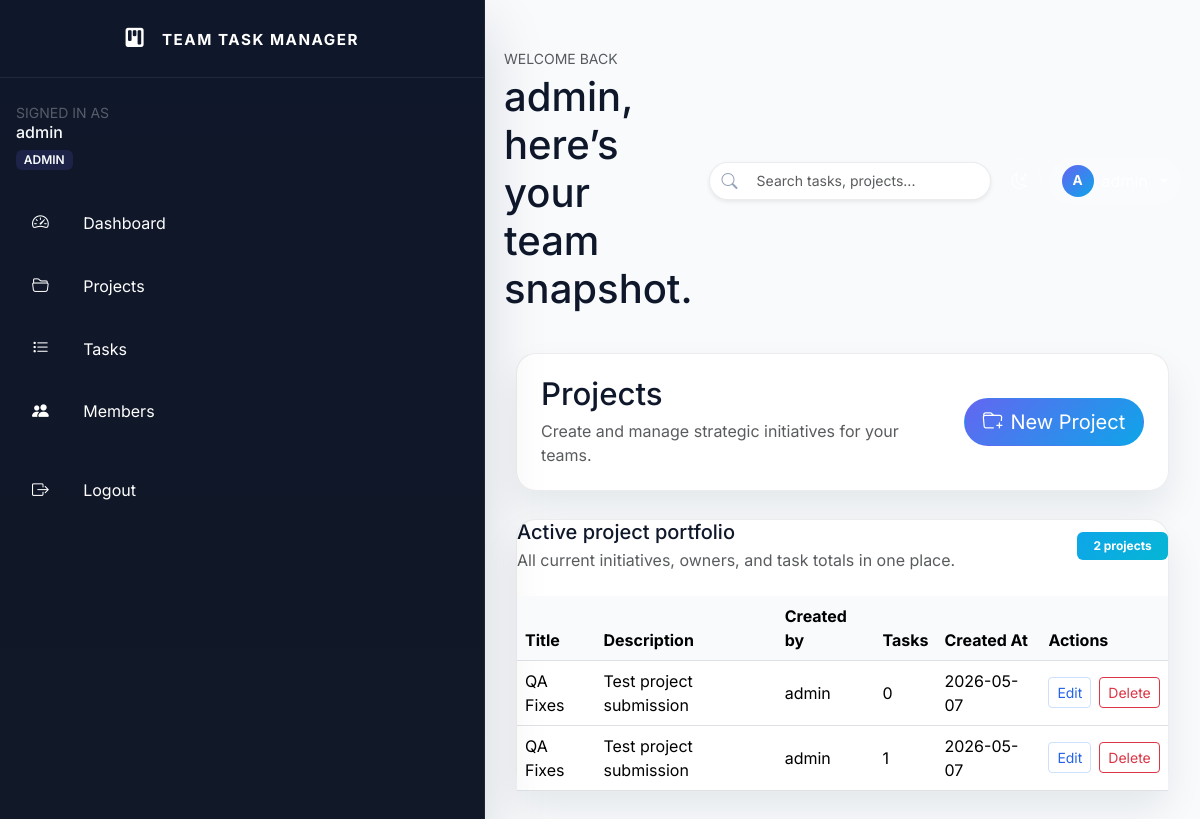
Screenshot of /projects (signed in) with the database file from the repository.
### models.py (models this page shows, shortened)
class User(db.Model):
    __tablename__ = 'users'
    id = db.Column(db.Integer, primary_key=True)
    username = db.Column(db.String(80), nullable=False, unique=True)
    email = db.Column(db.String(120), nullable=False, unique=True)
    password = db.Column(db.String(255), nullable=False)
    role = db.Column(db.String(20), nullable=False, default=ROLE_MEMBER)
    created_at = db.Column(db.DateTime, default=datetime.utcnow)
    projects = db.relationship('Project', backref='creator', lazy=True)
    assigned_tasks = db.relationship(
        'Task',
        backref='assignee',
        lazy=True,
        foreign_keys='Task.assigned_to'
    )

class Project(db.Model):
    __tablename__ = 'projects'
    id = db.Column(db.Integer, primary_key=True)
    title = db.Column(db.String(150), nullable=False)
    description = db.Column(db.Text, nullable=True)
    created_by = db.Column(db.Integer, db.ForeignKey('users.id'), nullable=False)
    created_at = db.Column(db.DateTime, default=datetime.utcnow)
    tasks = db.relationship('Task', backref='project', lazy=True, cascade='all, delete-orphan')

### routes/dashboard.py (the view)
@main_bp.route('/projects')
@login_required
@admin_required
def projects():
    projects = Project.query.order_by(Project.created_at.desc()).all()
    return render_template('projects.html', projects=projects)

### app.py (called while the page is built)
def create_app():
    app = Flask(__name__, static_folder='static', template_folder='templates')
    app.config['SECRET_KEY'] = os.environ.get('SECRET_KEY', 'dev-secret-key')
    database_url = os.environ.get('DATABASE_URL')
    if database_url:
        app.config['SQLALCHEMY_DATABASE_URI'] = database_url
    else:
        sqlite_path = Path(app.root_path) / 'team_task_manager.db'
        app.config['SQLALCHEMY_DATABASE_URI'] = f'sqlite:///{sqlite_path}'
    app.config['SQLALCHEMY_TRACK_MODIFICATIONS'] = False
    db.init_app(app)
    app.register_blueprint(auth_bp)
    app.register_blueprint(main_bp)
    @app.context_processor
    def inject_user():
        return {'current_user': auth_current_user()}
    with app.app_context():
        init_db()
        seed_data()
    @app.route('/')
    def home():
        return redirect(url_for('main.dashboard'))
    return app

### routes/auth.py (called while the page is built)
def current_user():
    user_id = session.get('user_id')
    if not user_id:
        return None
    return User.query.get(user_id)

### routes/dashboard.py (called while the page is built)
def current_user():
    user_id = session.get('user_id')
    if user_id:
        return User.query.get(user_id)
    return None

def login_required(view):
    @wraps(view)
    def wrapped(*args, **kwargs):
        if not session.get('user_id'):
            flash('Please log in to continue.', 'warning')
            return redirect(url_for('auth.login'))
        return view(*args, **kwargs)
    return wrapped

def admin_required(view):
    @wraps(view)
    def wrapped(*args, **kwargs):
        if session.get('user_role') != ROLE_ADMIN:
            flash('Administrator access required.', 'danger')
            return redirect(url_for('main.dashboard'))
        return view(*args, **kwargs)
    return wrapped

@main_bp.app_context_processor
def inject_user():
    return {'current_user': current_user()}

### templates/projects.html
{% extends 'base.html' %}
{% block content %}
<div class="page-title-bar">
  <div>
    <h2>Projects</h2>
    <p class="text-muted">Create and manage strategic initiatives for your teams.</p>
  </div>
  <a href="{{ url_for('main.create_project') }}" class="btn btn-soft-primary btn-lg">
    <i class="bi bi-folder-plus me-2"></i>New Project
  </a>
</div>
<div class="glass-panel">
  <div class="d-flex flex-column flex-md-row align-items-start align-items-md-center justify-content-between gap-3 mb-4">
    <div>
      <h5 class="mb-1">Active project portfolio</h5>
      <p class="text-muted mb-0">All current initiatives, owners, and task totals in one place.</p>
    </div>
    <span class="badge bg-gradient-secondary text-white py-2 px-3">{{ projects|length }} projects</span>
  </div>
  <div class="table-responsive">
    <table class="table table-hover table-sticky mb-0 align-middle">
      <thead>
        <tr>
          <th>Title</th>
          <th>Description</th>
          <th>Created by</th>
          <th>Tasks</th>
          <th>Created At</th>
          <th>Actions</th>
        </tr>
      </thead>
      <tbody>
        {% for project in projects %}
        <tr>
          <td>{{ project.title }}</td>
          <td>{{ project.description[:80] }}{% if project.description|length > 80 %}...{% endif %}</td>
          <td>{{ project.creator.username }}</td>
          <td>{{ project.tasks|length }}</td>
          <td>{{ project.created_at.strftime('%Y-%m-%d') }}</td>
          <td>
            <div class="d-flex gap-2">
              <a href="{{ url_for('main.edit_project', project_id=project.id) }}" class="btn btn-sm btn-outline-primary">Edit</a>
              <form method="post" action="{{ url_for('main.delete_project', project_id=project.id) }}" class="d-inline-block" onsubmit="return confirmDelete();">
                <button type="submit" class="btn btn-sm btn-outline-danger">Delete</button>
              </form>
            </div>
          </td>
        </tr>
        {% else %}
        <tr><td colspan="6" class="text-center py-5">No projects found.</td></tr>
        {% endfor %}
      </tbody>
    </table>
  </div>
</div>
{% endblock %}

### templates/base.html (shortened to what this page needs)
<!doctype html>
<html lang="en">
  <head>
    <link href="https://cdn.jsdelivr.net/npm/bootstrap@5.3.2/dist/css/bootstrap.min.css" rel="stylesheet">
    <link rel="stylesheet" href="https://cdn.jsdelivr.net/npm/bootstrap-icons@1.11.3/font/bootstrap-icons.css">
    <link rel="stylesheet" href="{{ url_for('static', filename='css/style.css') }}" />
  </head>
  <body class="{{ 'auth-body' if not current_user else '' }}">
    {% if current_user %}
    <div class="app-shell">
      <nav class="sidebar bg-dark text-white">
        <div class="sidebar-header text-center py-4">
          <a class="navbar-brand text-white" href="{{ url_for('main.dashboard') }}">
            <i class="bi bi-kanban-fill"></i>
            Team Task Manager
          </a>
        </div>
        <div class="sidebar-content px-3">
          <div class="mb-4">
            <p class="mb-0 text-uppercase small text-secondary opacity-75">Signed in as</p>
            <h6 class="mb-1">{{ current_user.username }}</h6>
            <span class="badge bg-gradient-primary mt-1">{{ current_user.role }}</span>
          </div>
          <ul class="nav flex-column">
            <li class="nav-item"><a class="nav-link text-white" href="{{ url_for('main.dashboard') }}"><i class="bi bi-speedometer2 me-3"></i><span>Dashboard</span></a></li>
            {% if current_user.role == 'ADMIN' %}
            <li class="nav-item"><a class="nav-link text-white" href="{{ url_for('main.projects') }}"><i class="bi bi-folder2-open me-3"></i><span>Projects</span></a></li>
            <li class="nav-item"><a class="nav-link text-white" href="{{ url_for('main.tasks') }}"><i class="bi bi-list-task me-3"></i><span>Tasks</span></a></li>
            <li class="nav-item"><a class="nav-link text-white" href="{{ url_for('main.members') }}"><i class="bi bi-people-fill me-3"></i><span>Members</span></a></li>
            {% else %}
            <li class="nav-item"><a class="nav-link text-white" href="{{ url_for('main.tasks') }}"><i class="bi bi-list-task me-3"></i><span>My Tasks</span></a></li>
            {% endif %}
            <li class="nav-item mt-3"><a class="nav-link text-white" href="{{ url_for('auth.logout') }}"><i class="bi bi-box-arrow-right me-3"></i><span>Logout</span></a></li>
          </ul>
        </div>
      </nav>
      <main class="content bg-surface">
        <div class="top-navbar d-flex flex-column flex-md-row align-items-start align-items-md-center justify-content-between gap-3 mb-4">
          <div class="d-flex align-items-center gap-3">
            <div>
              <p class="mb-1 text-uppercase small text-muted">Welcome back</p>
              <h1 class="mb-0">{{ current_user.username }}, here’s your team snapshot.</h1>
            </div>
          </div>
          <div class="d-flex align-items-center gap-2">
            <div class="search-bar input-group shadow-sm">
              <span class="input-group-text bg-transparent border-0"><i class="bi bi-search"></i></span>
              <input id="global-search" type="search" class="form-control form-control-sm border-0 bg-white bg-opacity-10 text-dark" placeholder="Search tasks, projects...">
            </div>
            <button id="darkModeToggle" class="btn btn-icon btn-soft-white"><i class="bi bi-moon-stars"></i></button>
            <div class="dropdown">
              <button class="btn btn-soft-white dropdown-toggle d-flex align-items-center gap-2" type="button" data-bs-toggle="dropdown" aria-expanded="false">
                <span class="avatar avatar-sm">{{ current_user.username[0]|upper }}</span>
                <span class="d-none d-sm-inline">{{ current_user.username }}</span>
              </button>
            </div>
          </div>
        </div>
        <div class="container-fluid py-0">
          {% block content %}{% endblock %}
        </div>
      </main>
    </div>
    {% endif %}
  </body>
</html>

### rows the page displays
User: username "admin", role "ADMIN", username "A"
Project: title "QA Fixes", description "Test project submission", creator.username "admin", tasks|length "0", created_at "2026-05-07"
Project: title "QA Fixes", description "Test project submission", creator.username "admin", tasks|length "1", created_at "2026-05-07"

### other values shown
{{ projects|length }} "2"
